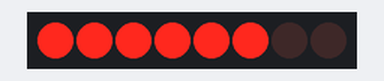
A sketch run on a simulated Arduino Uno, built with avr-gcc and run on an emulated ATmega328P. Parts: 8 shift-register outputs drawn as a row of LEDs (first output left, lit = HIGH). Wiring (inferred from the names in the program): shift register (74HC595): data pin 3; shift clock pin 4; latch pin 2. Wiring (inferred from the signals the program sends): row of LEDs: on Q0, Q1, Q2, Q3, Q4, Q5, Q6, Q7.

Above: at 0.5 s.
At 2.5 s:
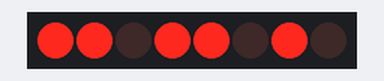
At 3.5 s:
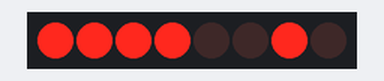
At 5.5 s:
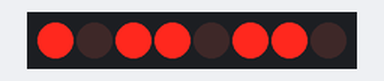
At 8.5 s:
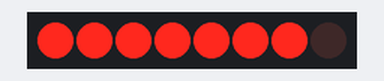
At 11.5 s:
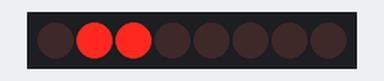
Timing chart, 0 to 13.0 s (numbered marks = the images above):
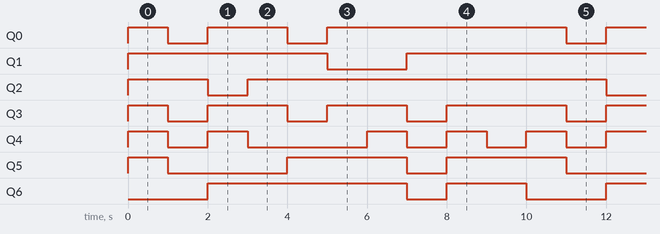

Measured:
- by itself, Q0: repeats every 10.0 s: LOW 1.0 s, HIGH 2.0 s, LOW 1.0 s, HIGH 6.0 s
- by itself, Q1: repeats every 10.0 s: LOW 2.0 s, HIGH 8.0 s
- by itself, Q2: repeats every 10.0 s: LOW 1.0 s, HIGH 9.0 s
- by itself, Q3: repeats every 10.0 s: 2 × (LOW 1.0 s, HIGH 2.0 s), LOW 1.0 s, HIGH 3.0 s
- by itself, Q4: repeats every 10.0 s: LOW 1.0 s, HIGH 1.0 s, LOW 3.0 s, 2 × (HIGH 1.0 s, LOW 1.0 s), HIGH 1.0 s
- by itself, Q5: repeats every 10.0 s: LOW 3.0 s, HIGH 3.0 s, LOW 1.0 s, HIGH 3.0 s
- by itself, Q6: repeats every 10.0 s: LOW 1.0 s, HIGH 2.0 s, LOW 2.0 s, HIGH 5.0 s

The sketch:

CC_seven_segment_display.ino
```cpp
int latchPin = 2; //pin 12 on the 595
int dataPin = 3; //pin 14 on the 595
int clockPin = 4; //pin 11 on the 595

void setup() {
pinMode(latchPin, OUTPUT);
pinMode(dataPin, OUTPUT);
pinMode(clockPin, OUTPUT);
}

void loop() { //0
digitalWrite(latchPin, LOW);
shiftOut(dataPin, clockPin, LSBFIRST, 0b11111100);
digitalWrite(latchPin, HIGH);
delay(1000); //1
digitalWrite(latchPin, LOW);
shiftOut(dataPin, clockPin, LSBFIRST, 0b01100000);
digitalWrite(latchPin, HIGH);
delay(1000); //2
digitalWrite(latchPin, LOW);
shiftOut(dataPin, clockPin, LSBFIRST, 0b11011010);
digitalWrite(latchPin, HIGH);
delay(1000); //3
digitalWrite(latchPin, LOW);
shiftOut(dataPin, clockPin, LSBFIRST, 0b11110010);
digitalWrite(latchPin, HIGH);
delay(1000); //4
digitalWrite(latchPin, LOW);
shiftOut(dataPin, clockPin, LSBFIRST, 0b01100110);
digitalWrite(latchPin, HIGH);
delay(1000); //5
digitalWrite(latchPin, LOW);
shiftOut(dataPin, clockPin, LSBFIRST, 0b10110110);
digitalWrite(latchPin, HIGH);
delay(1000); //6
digitalWrite(latchPin, LOW);
shiftOut(dataPin, clockPin, LSBFIRST, 0b10111110);
digitalWrite(latchPin, HIGH);
delay(1000); //7
digitalWrite(latchPin, LOW);
shiftOut(dataPin, clockPin, LSBFIRST, 0b11100000);
digitalWrite(latchPin, HIGH);
delay(1000); //8
digitalWrite(latchPin, LOW);
shiftOut(dataPin, clockPin, LSBFIRST, 0b11111110);
digitalWrite(latchPin, HIGH);
delay(1000); //9
digitalWrite(latchPin, LOW);
shiftOut(dataPin, clockPin, LSBFIRST, 0b11110110);
digitalWrite(latchPin, HIGH); delay(1000);
}
```
